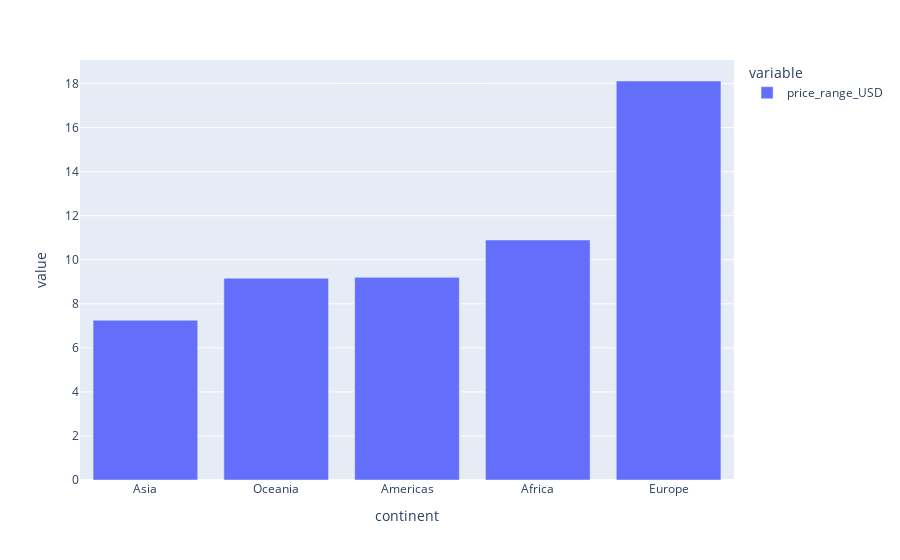

The code cell stored with this chart in its notebook:
### Code cell
px.bar(Price_ranges_by_continent)

### Figure 1 — Plotly figure (JSON) as saved in the notebook; plotly's stock layout.template omitted (floating-point values rounded to 4 significant figures)
{"data": [{"alignmentgroup": "True", "hovertemplate": "variable=price_range_USD<br>continent=%{x}<br>value=%{y}<extra></extra>", "legendgroup": "price_range_USD", "marker": {"color": "#636efa"}, "name": "price_range_USD", "offsetgroup": "price_range_USD", "orientation": "v", "showlegend": true, "textposition": "auto", "type": "bar", "x": ["Asia", "Oceania", "Americas", "Africa", "Europe"], "xaxis": "x", "y": [7.256, 9.16, 9.201, 10.9, 18.11], "yaxis": "y"}], "layout": {"barmode": "relative", "legend": {"title": {"text": "variable"}, "tracegroupgap": 0}, "margin": {"t": 60}, "xaxis": {"anchor": "y", "domain": [0, 1], "title": {"text": "continent"}}, "yaxis": {"anchor": "x", "domain": [0, 1], "title": {"text": "value"}}}}
